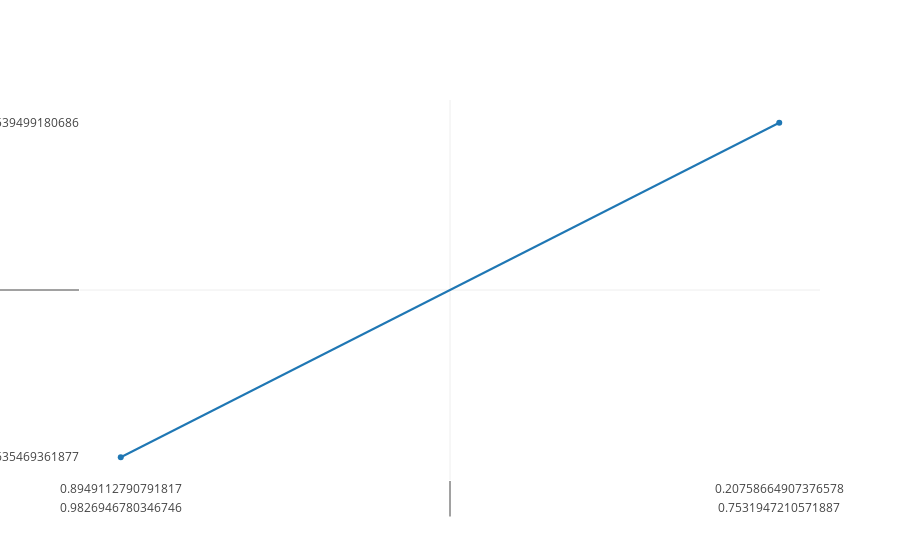

Notebook source saved alongside this figure:
### Code cell
data = [go.Scatter(x=data2[1], y = data2[2])]
iplot(data)

### Figure 1 — Plotly figure (JSON) as saved in the notebook; plotly's stock layout.template omitted (floating-point values rounded to 4 significant figures)
{"data": [{"type": "scatter", "uid": "66183950-daa6-11e8-a71a-80fa5b2a4c05", "x": [[0.9827, 0.7532], [0.8949, 0.2076]], "y": [[0.2515, 0.446], [0.1463, 0.1582]]}], "layout": {}}
